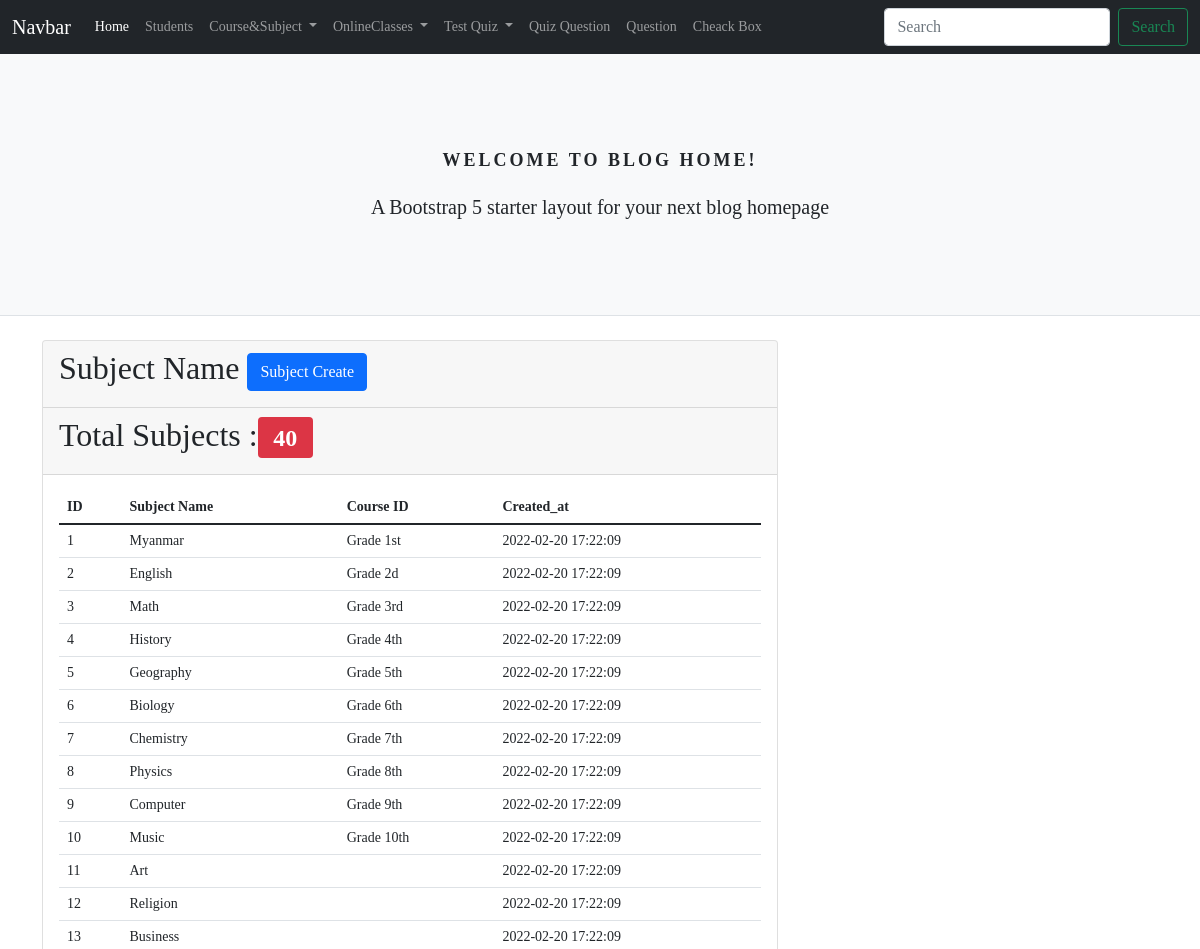
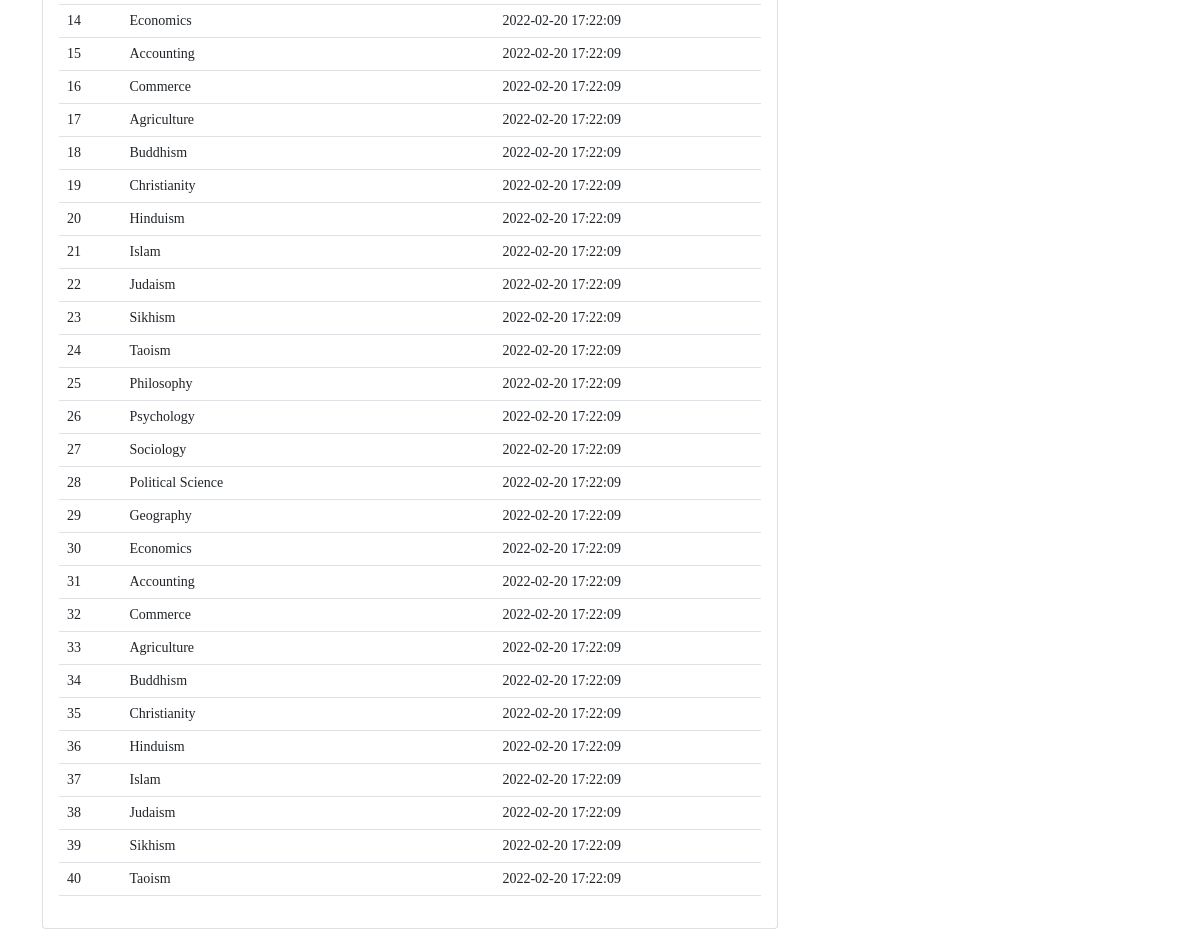
The page /subject/subject_index.php on the database its author committed (2 pictures, top to bottom).
### tables this page shows
create table subjects(
    id int primary key auto_increment,
    subject_name varchar(225) not null,
    course_id int not null,
    created_at TIMESTAMP DEFAULT CURRENT_TIMESTAMP);

create table courses(
    id int primary key auto_increment,
    course_name varchar(225) not null,
    created_at TIMESTAMP DEFAULT CURRENT_TIMESTAMP);

### _classes/Libs/Database/MySQL.php (called while the page is built, shortened)
<?php
class MySQL
{
	private $dbhost;
	private $dbuser;
	private $dbname;
	private $dbpass;
	public function __construct(
		$dbhost = "localhost",
		$dbuser = "root",
		$dbname = "school",
		$dbpass = "",
	) {
		$this->dbhost = $dbhost;
		$this->dbuser = $dbuser;
		$this->dbname = $dbname;
		$this->dbpass = $dbpass;
	}
	public function connect()
	{
		try {
			$this->db = new PDO(
				"mysql:host=$this->dbhost;dbname=$this->dbname",
				$this->dbuser,
				$this->dbpass,
				[
					PDO::ATTR_ERRMODE => PDO::ERRMODE_EXCEPTION,
					PDO::ATTR_DEFAULT_FETCH_MODE => PDO::FETCH_OBJ,
				]
			);
			return $this->db;
		} catch (PDOException $e) {
			return $e->getMessage();
		}
	}
}

### _classes/Libs/Database/Subject.php (called while the page is built, shortened)
<?php
class Subject
{
	private $db = null;
	public function __construct(MySQL $db)
	{
		$this->db = $db->connect();
	}
	public function getAll()
	{
		$statement = $this->db->query("
            SELECT subjects.*, courses.course_name AS course_name, courses.created_at AS course_created_at
            FROM subjects LEFT JOIN courses
            ON subjects.course_id = courses.id
        ");
		return $statement->fetchAll();
	}
}

### subject/subject_index.php (the view, shortened to what this page needs)
<?php
include("../layout/head.php");
include("../layout/nav.php");
include("../layout/header.php");
$table = new Subject(new MySQL());
$subjects = $table->getAll();
?>
<div class="container">
 <div class="row">
  <div class="col-lg-8">
   <div class="card">
    <div class="card-header"><h2>Subject Name <span><a href="subject_create_form.php" class="btn btn-primary">Subject Create</a></span></h2></div>
    <div class="card-header"><h2>Total Subjects :<span class="badge bg-danger text-white"> <?= count($subjects) ?></span></h2></div>
    <div class="card-body">
     <table class="table">
 <tr>
  <th>ID</th>
  <th>Subject Name</th>
  <th>Course ID</th>
  <th>Created_at</th>
 </tr>
 <tbody>
  <?php foreach($subjects as $subject) : ?>
  <tr>
    <td><?= $subject ->id ?></td>
    <td><?= $subject ->subject_name ?></td>
    <td><?= $subject ->course_name ?></td>
    <td><?= $subject ->created_at ?></td>
  </tr>
  <?php endforeach ?>
 </tbody>
</table>
    </div>
   </div>
  </div>
 </div>
</div>
<?php include("../layout/footer.php"); ?>

### rows shown on the page
subjects: id "1", subject_name "Myanmar", course.course_name "Grade 1st", created_at "2022-02-20 17:22:09"
subjects: id "2", subject_name "English", course.course_name "Grade 2d", created_at "2022-02-20 17:22:09"
subjects: id "3", subject_name "Math", course.course_name "Grade 3rd", created_at "2022-02-20 17:22:09"
subjects: id "4", subject_name "History", course.course_name "Grade 4th", created_at "2022-02-20 17:22:09"
subjects: id "5", subject_name "Geography", course.course_name "Grade 5th", created_at "2022-02-20 17:22:09"
subjects: id "6", subject_name "Biology", course.course_name "Grade 6th", created_at "2022-02-20 17:22:09"
subjects: id "7", subject_name "Chemistry", course.course_name "Grade 7th", created_at "2022-02-20 17:22:09"
subjects: id "8", subject_name "Physics", course.course_name "Grade 8th", created_at "2022-02-20 17:22:09"
subjects: id "9", subject_name "Computer", course.course_name "Grade 9th", created_at "2022-02-20 17:22:09"
subjects: id "10", subject_name "Music", course.course_name "Grade 10th", created_at "2022-02-20 17:22:09"
subjects: id "11", subject_name "Art", created_at "2022-02-20 17:22:09"
subjects: id "12", subject_name "Religion", created_at "2022-02-20 17:22:09"
subjects: id "13", subject_name "Business", created_at "2022-02-20 17:22:09"
subjects: id "14", subject_name "Economics", created_at "2022-02-20 17:22:09"
subjects: id "15", subject_name "Accounting", created_at "2022-02-20 17:22:09"
subjects: id "16", subject_name "Commerce", created_at "2022-02-20 17:22:09"
subjects: id "17", subject_name "Agriculture", created_at "2022-02-20 17:22:09"
subjects: id "18", subject_name "Buddhism", created_at "2022-02-20 17:22:09"
subjects: id "19", subject_name "Christianity", created_at "2022-02-20 17:22:09"
subjects: id "20", subject_name "Hinduism", created_at "2022-02-20 17:22:09"
subjects: id "21", subject_name "Islam", created_at "2022-02-20 17:22:09"
subjects: id "22", subject_name "Judaism", created_at "2022-02-20 17:22:09"
subjects: id "23", subject_name "Sikhism", created_at "2022-02-20 17:22:09"
subjects: id "24", subject_name "Taoism", created_at "2022-02-20 17:22:09"
subjects: id "25", subject_name "Philosophy", created_at "2022-02-20 17:22:09"
subjects: id "26", subject_name "Psychology", created_at "2022-02-20 17:22:09"
subjects: id "27", subject_name "Sociology", created_at "2022-02-20 17:22:09"
subjects: id "28", subject_name "Political Science", created_at "2022-02-20 17:22:09"
subjects: id "29", subject_name "Geography", created_at "2022-02-20 17:22:09"
subjects: id "30", subject_name "Economics", created_at "2022-02-20 17:22:09"
subjects: id "31", subject_name "Accounting", created_at "2022-02-20 17:22:09"
subjects: id "32", subject_name "Commerce", created_at "2022-02-20 17:22:09"
subjects: id "33", subject_name "Agriculture", created_at "2022-02-20 17:22:09"
subjects: id "34", subject_name "Buddhism", created_at "2022-02-20 17:22:09"
subjects: id "35", subject_name "Christianity", created_at "2022-02-20 17:22:09"
subjects: id "36", subject_name "Hinduism", created_at "2022-02-20 17:22:09"
subjects: id "37", subject_name "Islam", created_at "2022-02-20 17:22:09"
subjects: id "38", subject_name "Judaism", created_at "2022-02-20 17:22:09"
subjects: id "39", subject_name "Sikhism", created_at "2022-02-20 17:22:09"
subjects: id "40", subject_name "Taoism", created_at "2022-02-20 17:22:09"

### other values the page prints
count($subjects) "40"
